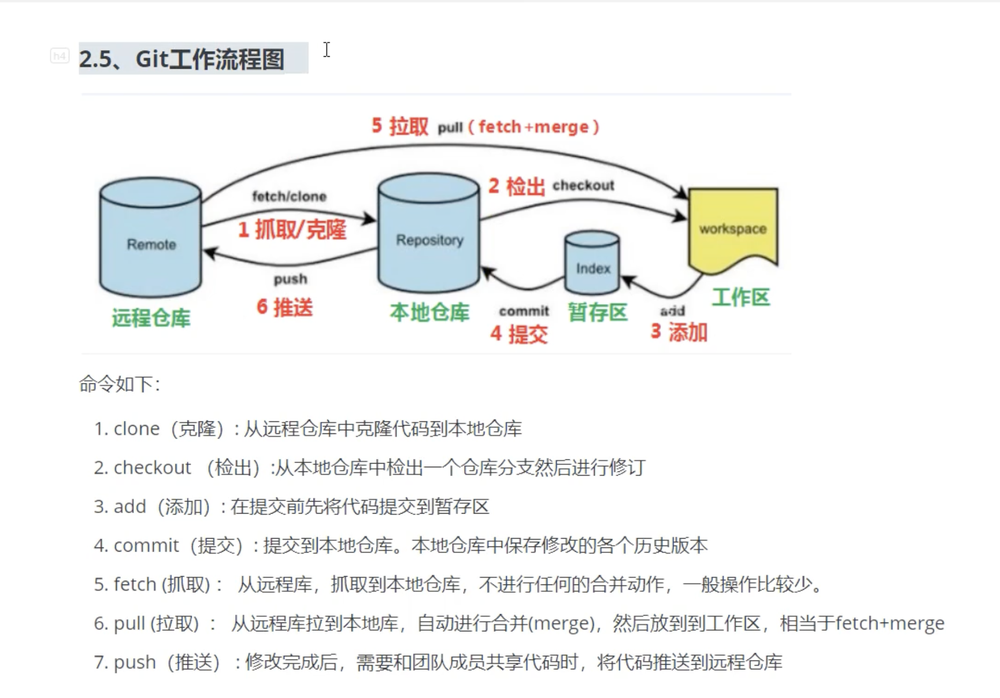
#> input picture opencv基础/photo/test.png, 1000 x 698 px, shrunk from 1920 x 1340 before the run, found by its file name
$ python test_corner.py
#> lines starting #> are read from the running program, lines starting #| are printed output that depends on the picture; after the words box and inside, x2 and y2 are one past the last pixel; in counts of white or black regions, pixels touching at a corner belong together
import cv2
import numpy as np

image = cv2.imread('test.png')
#> image is the input picture: shape (698, 1000, 3); mean B, G, R 243, 243.7, 243
gray=cv2.cvtColor(image,cv2.COLOR_BGR2GRAY)
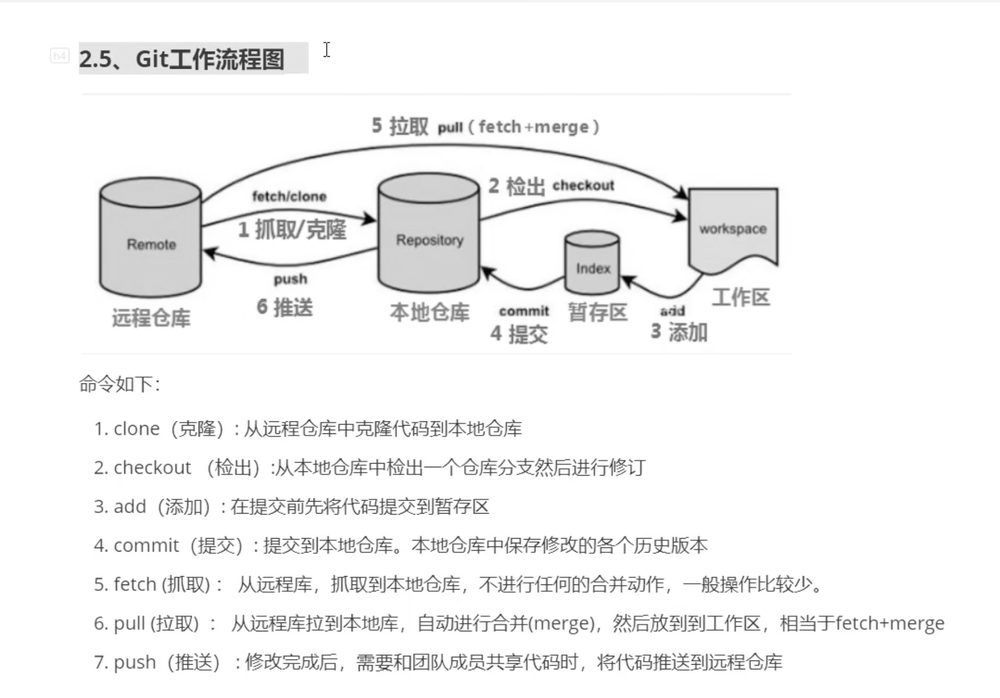
#> gray: shape (698, 1000); min 0, max 255, mean 243.4
corners=cv2.goodFeaturesToTrack(gray,100,0.01,10) #(返回点个数，点质量，点距离)
#> corners = 100 rows, first 8: [208, 55], [155, 51], [95, 65], [243, 69], [114, 65], [260, 59], [144, 59], [104, 54]

for corner in corners:
     x,y= corner.ravel()  #降维
     cv2.circle(image,(int(x),int(y)),3,255,-1)  #画圆
#> this loop made 100 passes
#> (x, y) on passes 1 to 12: (208, 55), (155, 51), (95, 65), (243, 69), (114, 65), (260, 59), (144, 59), (104, 54), (251, 52), (219, 61), (241, 53), (198, 49)
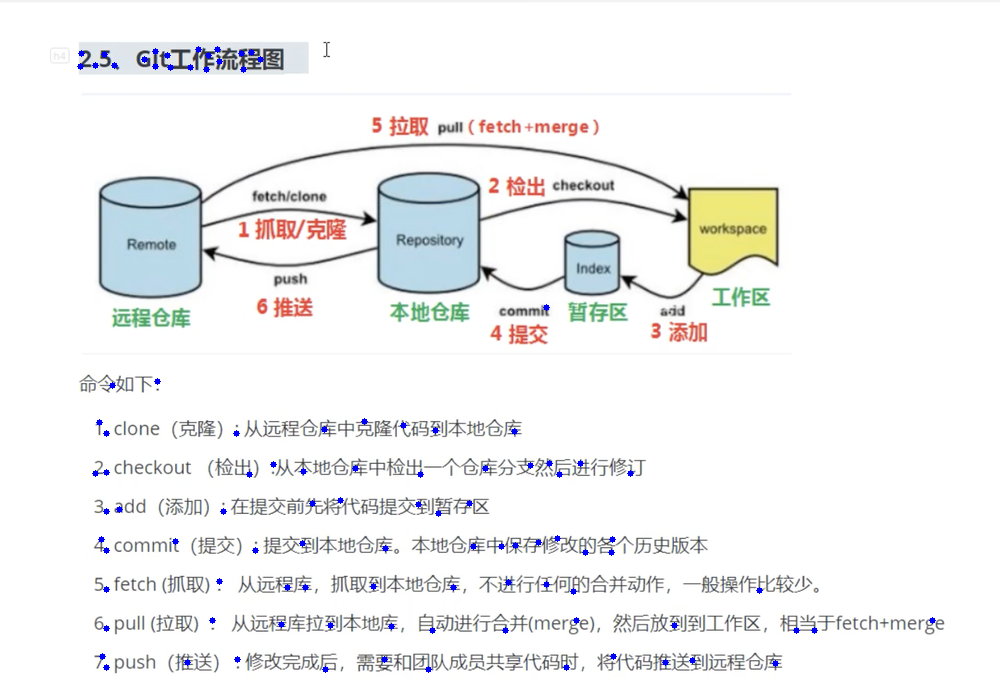
#> image: shape (698, 1000, 3); 0.42% of pixels changed, all inside (x1, y1, x2, y2) = (77, 46, 936, 673)
cv2.imshow('Corners',image)
cv2.waitKey(0)
cv2.destroyAllWindows()

$ run again, with opencv基础/photo/car.png copied over opencv基础/photo/test.png
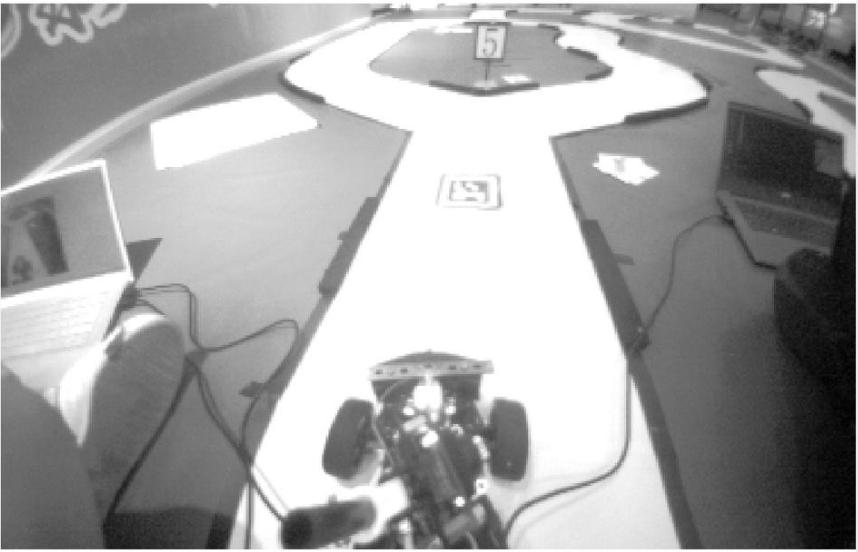
#> input picture opencv基础/photo/car.png, 858 x 552 px, found by its file name
#> image is the input picture: shape (552, 858, 3); mean B, G, R 162.8, 162.8, 162.8
#> corners = 100 rows, first 8: [854, 548], [854, 4], [2, 548], [2, 4], [353, 548], [830, 4], [507, 547], [390, 6]
#> the loop `for corner in corners:` made 100 passes
#> after the loop `for corner in corners:`:
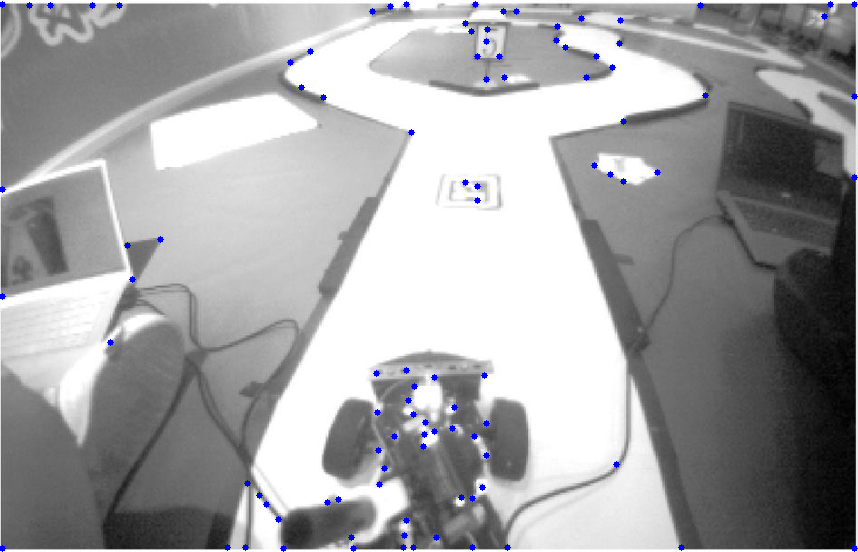
#> image: shape (552, 858, 3); 0.61% of pixels changed, all inside (x1, y1, x2, y2) = (0, 1, 858, 552)
